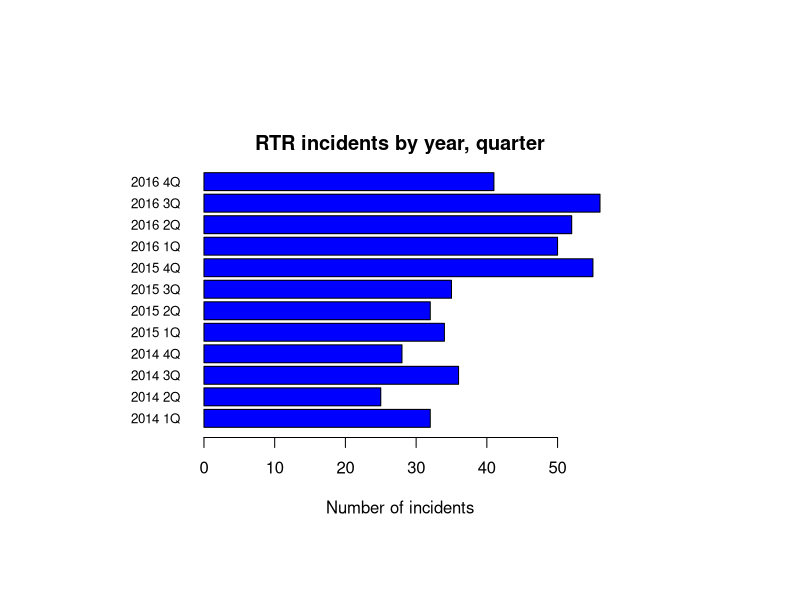
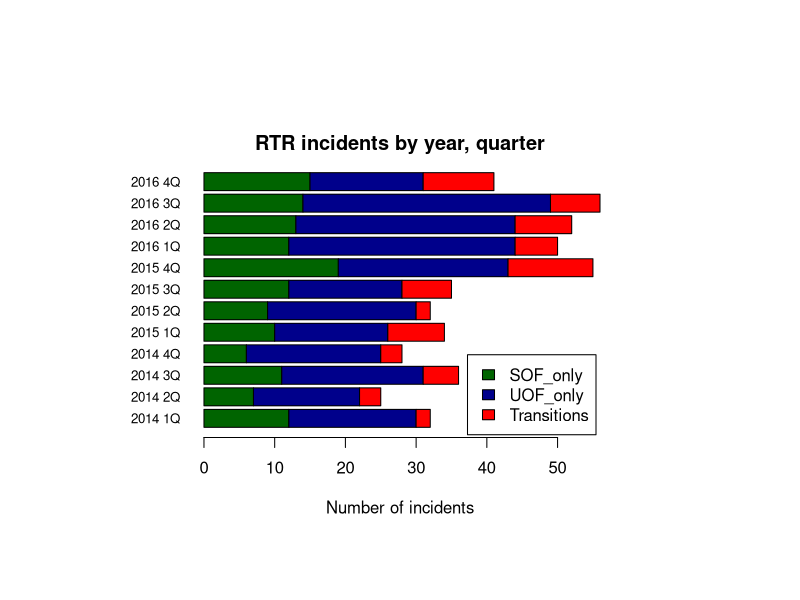
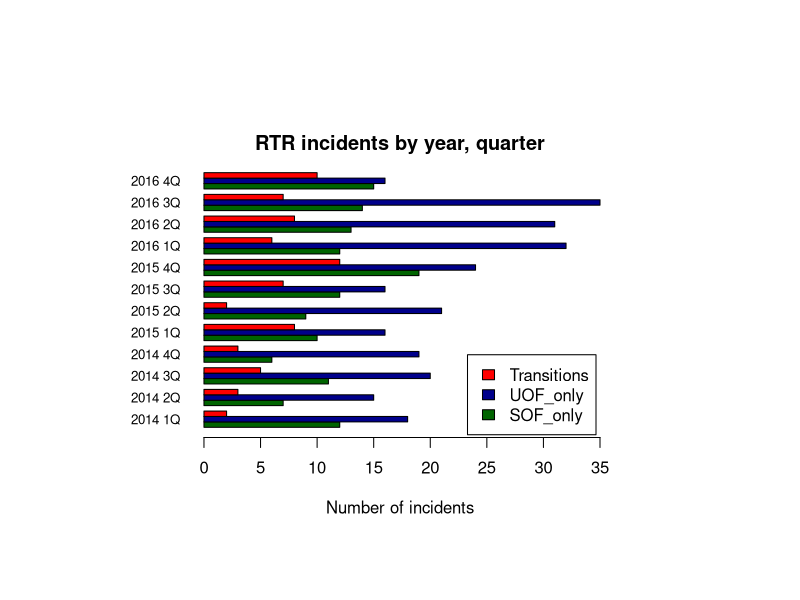

R code for these plots, in order:
# Continuing to work with the RTR data
library(readr)
df <- read_csv("dfCrime.csv")

# notice we loaded in the version of the data with the years column
# Let's get the colummn names
names(df)

# Simple bar chart - note we made it horizontal.
# column charts are vertical, but also harder
# to make x labels work.

#--------
# let's take a look at some graphical paramenters (par)
?par
par(las=1) # make label text always horizontal. 
# Set the margins to adjust for the labels
# margin goes bottom, left, top, right
par(mar=c(5,5,2,2)) # mar is in lines, mai in inches
par(pin=c(4,2.75)) # size of plot in inches
# all of the above applies to all the plots we're doing

#-----------

# for cex, 1 = 100%
# first a simple bar chart for all RTR incidents
barplot(df$Total_RTR, horiz=TRUE, 
        names.arg = df$Year_Quarter, cex.names=0.8,
        main="RTR incidents by year, quarter",
        xlab = "Number of incidents",
        col="blue")
# -----------

# Next, let's try a stacked bar plot
# stacked charts take multiple values and
# stack the bars on top of each other.
# so what we're doing is taking total RTR incidents
# from above and showing the portion of the total
# by SOF, UOF and transitions


# But first we have to work the data a little
# We have to put the three sets into a matrix.
# BUT - and this is where it's tricky, 
# we're going to make each column equal to a quarter
# and the rows equal to the three sets
# To do that, we'll load the data into a matrix
# and then transpose it

# Load the data into the matrix
counts2 <- matrix(c(df$SOF_only,df$UOF_only,df$Transitions),ncol=3)
counts2
# name the columns
colnames(counts2)=c("SOF_only","UOF_only","Transitions")
# name the rows by the year/quarter
rownames(counts2)=df$Year_Quarter
counts2

# now, let's transpose it using "t"
counts <- t(counts2)
counts


# Now let's do the barplot, adding a legend to the bottom
# Try it with counts and counts2 to see what happenss

barplot(counts, horiz=TRUE, cex.names=0.8,
        main="RTR incidents by year, quarter",
        xlab = "Number of incidents",
        col=c("darkgreen","darkblue","red"),
        legend = rownames(counts),
        args.legend = list(x ='bottomright', inset=0.01)
)
        
# Finally, adding "beside" changes a stacked chart
# into a grouped chart, with the bars next to each other
barplot(counts, horiz=TRUE, cex.names=0.8,
        beside=TRUE,
        main="RTR incidents by year, quarter",
        xlab = "Number of incidents",
        col=c("darkgreen","darkblue","red"),
        legend = rownames(counts),
        args.legend = list(x ='bottomright', inset=0.01)
)

# which is better - stacked or grouped? 
# depends on your data and what you want to show
# but now it's easy to try them both